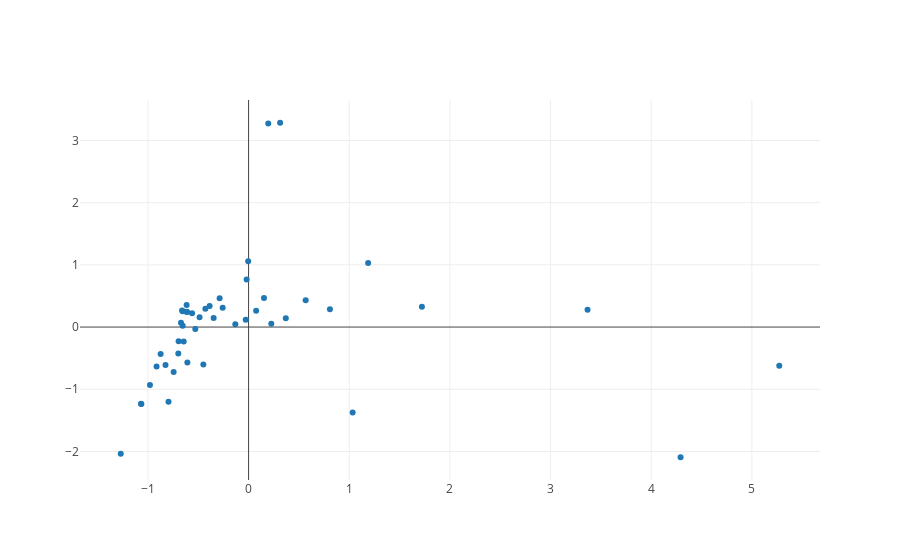

The code cell stored with this chart in its notebook:
### Code cell
## pca two component
pca = PCA(n_components=2)
pca.fit(normalized_pca_data)
PCA(copy=True, iterated_power='auto', n_components=2, random_state=None,
  svd_solver='auto', tol=0.0, whiten=False)
print(pca.explained_variance_ratio_)  
print(pca.singular_values_)  

pca_2 = pca.transform(normalized_pca_data)

data = [go.Scatter(x=pca_2[:,0],
                     y=pca_2[:,1],
                    mode = 'markers'
                    )
]

iplot(data,filename='pca_2')

### Figure 1 — Plotly figure (JSON) as saved in the notebook; plotly's stock layout.template omitted (floating-point values rounded to 4 significant figures)
{"data": [{"mode": "markers", "type": "scatter", "uid": "b5f3a878-c3ab-401c-a7c6-bd510e0dd72d", "x": [-0.4867, 1.722, -0.8249, 0.2257, 1.188, 0.3133, -0.6713, -0.529, -0.2877, 0.5672, -0.4493, -0.6982, 0.8083, -0.01918, 4.292, -1.27, -0.3871, -0.6601, -0.6546, 0.153, -0.00385, -1.065, -0.6176, -0.61, -0.2574, -0.7951, -0.02825, -0.3469, -0.6949, -0.9796, -0.6155, -1.069, -0.8736, -0.7443, -0.6554, 0.3697, -0.6078, -0.6446, 1.034, -0.9142, 0.07528, 3.367, -0.1317, -0.429, -0.561, 5.272, 0.1957], "y": [0.1587, 0.3279, -0.6101, 0.05468, 1.03, 3.285, 0.07072, -0.03114, 0.4641, 0.4321, -0.6023, -0.4238, 0.2857, 0.765, -2.093, -2.038, 0.3387, 0.2666, 0.02194, 0.4669, 1.059, -1.237, 0.2472, 0.2431, 0.3102, -1.199, 0.1182, 0.145, -0.2267, -0.9311, 0.3541, -1.232, -0.4342, -0.7231, 0.254, 0.1408, -0.5679, -0.2314, -1.375, -0.6337, 0.2607, 0.2797, 0.04464, 0.2927, 0.2211, -0.6216, 3.272]}], "layout": {}}
